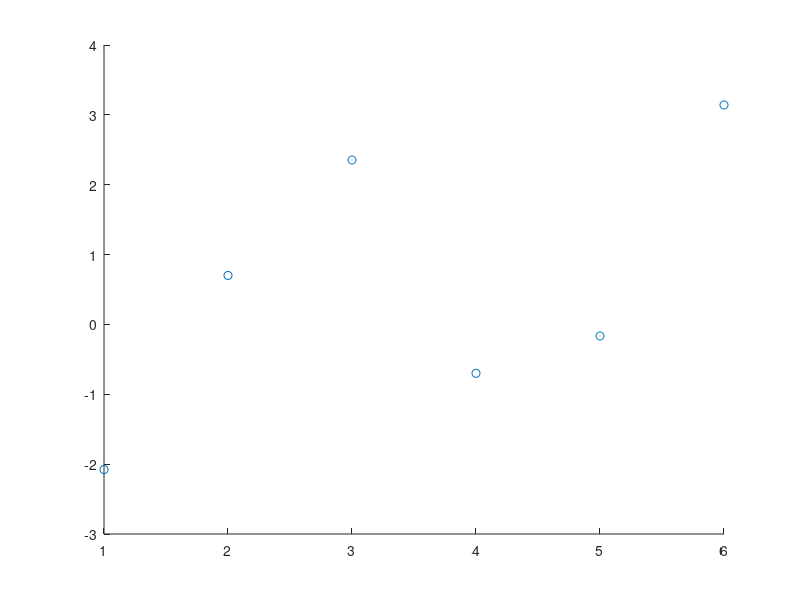

Write MATLAB code to recreate this figure. (Note: this script raises an error after producing the figure.)
%  3 nodes {1}, {2}, {3},
%  3 edges {1,2}, {3,1}, {2,3}
%  1 triangle {1,2,3}
% create boundary operators
%%% B1
B1 = [-1 1 0; 1 0 -1; 0 -1 1];

%%% B2
B2 = [1; 1; 1];

%% Undirected Version

% Hodge Laplacian
L0u = B1 * B1'; % 0-up Laplacian
L1d = B1' * B1; % 1-up Laplacian, n_edge*n_edge matrix
L1u = B2 * B2'; % 1-up Laplacian, n_edge*n_edge matrix
L2d = B2' * B2; % 2-down Laplacian, n_triangle*n_triangle matrix

% The undirected infered adjacency matrix
A0_up = diag(diag(L0u)) - L0u; % this is the same as the standard adjacency matrix for standard graph
D1_up = diag(diag(L1u));
A1_up = diag(diag(L1u)) - L1u; % infered adjacency between edges

% solve the eigenvalues
% 0-up Laplacian
[V0u,D0u] = eig(L0u); % same as normal Laplacian

% 1-down Laplacian
[V1d,D1d] = eig(L1d); % find clusters of eddges by common nodes 

% 1-up Laplacian
[V1u,D1u] = eig(L1u); % zero eigenvalues find connected components of edges through shared triangles

% 1 Laplacian
[V1,D1] = eig(L1u+L1d); % zero eigenvalues find connected components of edges through shared triangles

% 2-down Laplacian
[V2d,D2d] = eig(L2d); % find clusters of triangles by common edges 

%% Directed version {1,2,3}, {1,2}, {2,3}, {3,1}
g = 1/3;

%% New definition of L1Mp with Pauli matrices
delta = 2*pi*g;
One = ones(2);
I2 = eye(2);
Im = exp(-delta*i)*I2;
Ip = exp(delta*i)*I2;
O = zeros(2,2);

T =[I2 Im Ip; Ip I2 Im; Im Ip I2];
Lm1u = kron(D1_up, I2) - T .* kron(A1_up, One); % matrix product is not Hermitian

% 1-up Laplacian
[Vm1u,Dm1u] = eig(Lm1u); % zero eigenvalues find connected components of edges through shared triangles
scatter(1:6, angle(Vm1u(:,1)))

phase = angle(Vm1u(:,6));
(exp(i*phase))'*Lm1u*exp(i*phase)


%% Third version -- only consider direction of triangle, treat edges as undirected
%solve the eigenvalues
phase = meigenmaps(A1,g);
scatter(cos(phase),sin(phase))
set(gca,'XLim',[-1.1 1.1],'YLim',[-1.1 1.1])
label = ["[2,3]", "[3,1]" "[1,2]"];
dx = 0.1; dy = 0.1;% displacement so the text does not overlay the data points
text(cos(phase)+dx, sin(phase)+dy, label);
set(gca,'fontsize',20);
plt.LineWidth = 2;
ax = gca;
exportgraphics(ax,'plots/triangle1_v3.eps','Resolution',300) 


